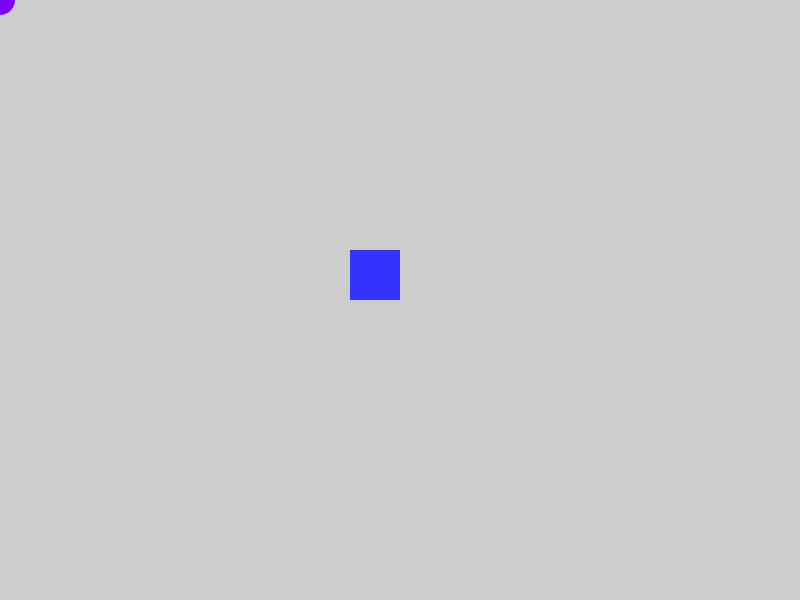
Frame 1 (no input)
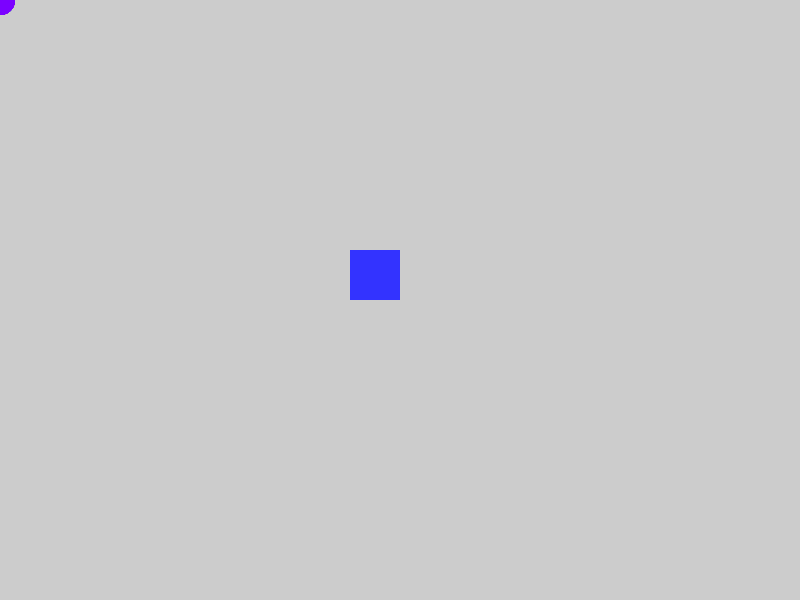
Frame 60 (the mouse pressed at the canvas centre just before this capture)
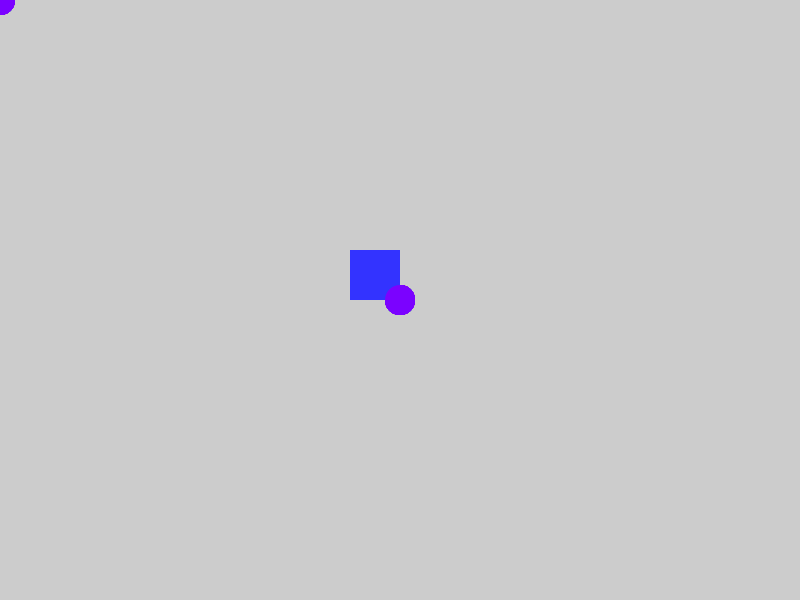
Frame 120 (the mouse held since frame 60 and released just before this capture)

The Processing sketch that drew these frames (run headless with seeded random() and noise(); from frame 60 on, the mouse is pressed at the canvas centre):

// Processing sketch: VoidFunctions
// ── VoidFunctions.pde
void setup () {
  size(800,600);
  noStroke();
}
void draw () {
  drawABlueSquare(width/2-50, height/2-50);
  drawACircleAtMouse(123,2,255);
}
void drawARandomCircle () {
  fill(random(255),random(255),random(255));
  float sz = random(5,150);
  ellipse(random(width),random(height),sz,sz);
}
void drawACircleAt (int x,int y) {
  fill(150,0,255);
  ellipse(x,y,30,30);
}
void drawABlueSquare (int x, int y) {
  fill(51,51,255);
  rect(x,y,50,50);
}
void drawACircleAtMouse (int x, int y, int z) {
  fill(x,y,z);
  ellipse(mouseX,mouseY,30,30);
}
